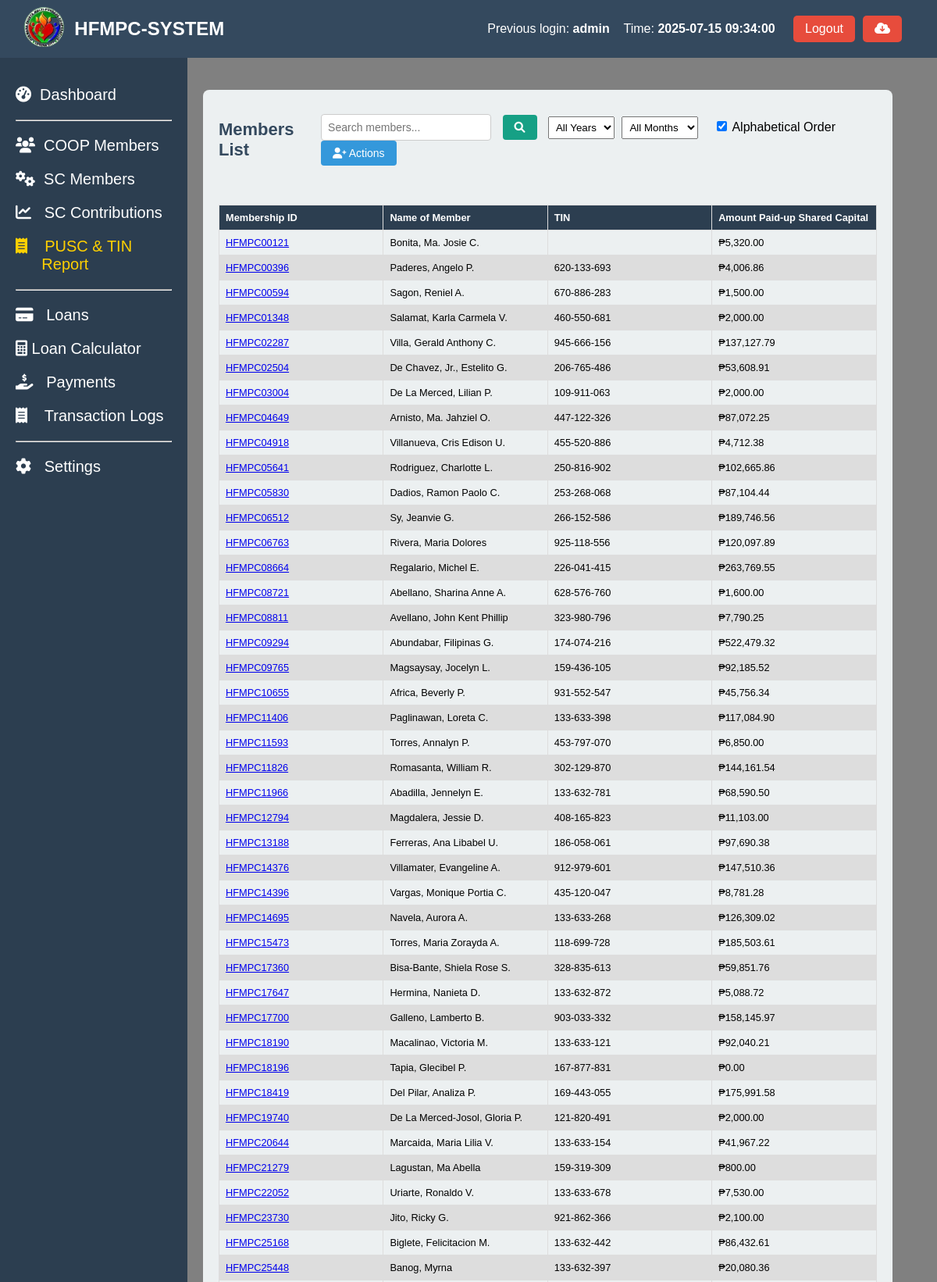
/coop_members_pusc_tin.php (signed in, upper part), run on the app's committed database.
### tables this page shows
CREATE TABLE `coop_members` (
  `coop_id` int(50) NOT NULL AUTO_INCREMENT,
  `membership_id` varchar(50) NOT NULL,
  `name_of_member` varchar(255) NOT NULL,
  `contact_number` varchar(20) NOT NULL,
  `tin` varchar(15) NOT NULL,
  `date_accepted` date NOT NULL,
  `bod_resolution` varchar(50) NOT NULL,
  `type_of_membership` varchar(50) NOT NULL,
  `shares_subscribed` decimal(10,2) NOT NULL,
  `amount_subscribed` decimal(10,2) NOT NULL,
  `initial_paid_up` decimal(10,2) NOT NULL,
  `address` text NOT NULL,
  `date_of_birth` date NOT NULL,
  `age` int(11) NOT NULL,
  `gender` varchar(20) DEFAULT NULL,
  `civil_status` varchar(50) DEFAULT NULL,
  `occupation` varchar(100) NOT NULL,
  `number_of_dependents` int(11) NOT NULL,
  `religious` varchar(100) NOT NULL,
  `annual_income` decimal(10,2) NOT NULL,
  `date_terminated` date DEFAULT NULL,
  `educational_attainment` varchar(50) DEFAULT NULL,
  `status` int(5) NOT NULL,
  `remarks` varchar(10) NOT NULL,
  `created_at` timestamp NOT NULL DEFAULT current_timestamp(),
  PRIMARY KEY (`coop_id`)
);

### coop_members_pusc_tin.php (the view, shortened to what this page needs)
<?php
include 'header.php';
include 'sidebar.php';
?>
<link rel="stylesheet" href="assets/coop_members_shared_capitals.css">
<link rel="stylesheet" href="assets/message.css">
<main class="content-member">
  <section class="stats-member">
    <div class="card-member">
      <div class="card-header-member">
        <h2>Members List</h2>
        <div class="actions">
           <input type="text" id="search-bar" placeholder="Search members..." oninput="searchTable()">
            <button class="search-btn" onclick="searchTable()">
                <i class="fas fa-search"></i>
            </button>
            <div class="filter-controls" style="display: inline-block; margin: 0 10px;">
              <select id="filter-year" style="padding: 5px; margin-right: 5px;">
                <option value="">All Years</option>
              </select>
              <select id="filter-month" style="padding: 5px; margin-right: 5px;">
                <option value="">All Months</option>
              </select>
              <label style="margin-left: 10px;">
                <input type="checkbox" id="alphabetical-sort" checked> Alphabetical Order
              </label>
            </div>
            <div class="dropdown">
              <button class="add-btn" onclick="toggleDropdown()">
                  <i class="fas fa-user-plus"></i> Actions
              </button>
            </div>
        </div>
      </div>
      <div style="overflow-x:auto;">
        <table id="member-table">
          <thead>
            <tr>
              <th>Membership ID</th>
              <th>Name of Member</th>
              <th>TIN</th>
              <th>Amount Paid-up Shared Capital</th>
            </tr>
          </thead>
          <tbody>
            <?php
            $sql = "SELECT cm.coop_id, cm.membership_id, cm.name_of_member, cm.tin,
                           COALESCE(SUM(sca.amount), 0) AS total_contribution
                    FROM coop_members cm
                    LEFT JOIN shared_capital_amount sca ON cm.membership_id = sca.membership_id
                    WHERE cm.remarks IS NULL OR cm.remarks != 'Deleted'
                    GROUP BY cm.membership_id, cm.name_of_member, cm.tin, cm.coop_id";
            $result = $conn->query($sql);
            if ($result->num_rows > 0) {
                while ($row = $result->fetch_assoc()) {
                  echo "<tr>";
                  echo "<td><a href='coop_members_profile.php?id=" . htmlspecialchars($row['membership_id']) . "'>" . htmlspecialchars($row['membership_id']) . "</a></td>";
                  echo "<td>" . htmlspecialchars($row['name_of_member']) . "</td>";
                  echo "<td>" . htmlspecialchars($row['tin']) . "</td>";
                  echo "<td>₱" . number_format($row['total_contribution'], 2) . "</td>";
                  echo "</tr>";
                }
            } else {
                echo "<tr><td colspan='4'>No members found</td></tr>";
            }
            ?>
          </tbody>
        </table>
      </div>
    </div>
  </section>
</main>

### header.php (shortened to what this page needs)
<?php
include 'config/config.php';
$previous_user = null;
$sql_prev = "SELECT id, username, login_time FROM login_activity ORDER BY login_time DESC LIMIT 1 OFFSET 1";
$result_prev = $conn->query($sql_prev);
if ($result_prev->num_rows > 0) {
    $previous_user = $result_prev->fetch_assoc();
}
?>
<!DOCTYPE html>
<html lang="en">
<head>
  <link rel="stylesheet" href="https://cdnjs.cloudflare.com/ajax/libs/font-awesome/6.0.0-beta3/css/all.min.css">
  <link rel="stylesheet" href="assets/styles.css">
</head>
<body>
<header class="header">
  <div class="header-content">
    <div class="dashboard-left">
      <a href="index.php"><img src="logo.png" alt="Logo" class="dashboard-logo" width="20%"></a>
      <h1> HFMPC-SYSTEM</h1>
    </div>
    <div class="admin-info">
      <?php if ($previous_user): ?>
        <div class="previous-login-info" style="text-align: right; display: flex; justify-content: space-between;">
          <p>Previous login: <strong><?php echo htmlspecialchars($previous_user['username']); ?></strong></p> &nbsp&nbsp&nbsp&nbsp
          <p>Time: <strong><?php echo htmlspecialchars($previous_user['login_time']); ?></strong></p>&nbsp&nbsp&nbsp
        </div>
      <?php else: ?>
        <p class="previous-login-info">No previous login records found.</p>
      <?php endif; ?>
      <button class="logout-btn" onclick="confirmLogout();">Logout</button>
      <form method="post" action="backup.php" onsubmit="return confirmBackup();">
          <button class="logout-btn" type="submit" name="backup"><i class="fas fa-cloud-download-alt"></i></button>
      </form>
    </div>
  </div>
</header>
</body>
</html>

### assets/styles.css (style rules this page uses)
body { font-family: Arial, sans-serif; margin: 0; height: 100vh; display: flex; flex-direction: column; }
header { background-color: #34495e; color: white; padding: 5px; width: 100%; display: flex; justify-content: space-between; align-items: center; position: fixed; z-index: 10; }
header h1 { font-size: 24px; }
.header-content { display: flex; justify-content: space-between; width: 100%; padding-right: 50px; padding-left: 20px; }
.admin-info { display: flex; align-items: center; gap: 10px; }
.logout-btn { background-color: #e74c3c; color: white; border: none; padding: 8px 15px; cursor: pointer; font-size: 16px; border-radius: 5px; }
.logout-btn { background-color: #e74c3c; color: white; border: none; padding: 8px 15px; cursor: pointer; }
.dashboard-left { display: flex; align-items: center; gap: 10px; }
.dashboard-logo { height: 60px; width: auto; object-fit: contain; }

### assets/coop_members_shared_capitals.css (style rules this page uses)
.content-member { background-color: gray; margin-left: 150px; padding: 100px; margin-top: 5px; flex-grow: 1; height: 100vh; overflow-y: auto; position: relative; }
.stats-member { display: flex; justify-content: space-between; margin-top: 10px; width: 105%; }
.card-member { background-color: #ecf0f1; border-radius: 8px; padding: 20px; width: 100%; margin-left: 10px; position:relative; }
.card-member h2 { font-size: 22px; color: #34495e; }
table { font-family: arial, sans-serif; border-collapse: collapse; width: 100%; table-layout: fixed; font-size: 80%; }
th { background-color: #2c3e50; color: white; }
td, th { border: 1px solid #dddddd; text-align: left; padding: 8px; word-wrap: break-word; white-space: normal; max-width: 150px; overflow: hidden; text-overflow: ellipsis; }
tr:nth-child(even) { background-color: #dddddd; }
.card-header-member { display: flex; justify-content: space-between; align-items: center; margin-bottom: 20px; }
.add-btn { padding: 8px 15px; font-size: 14px; color: white; background-color: #3498db; border: none; border-radius: 4px; cursor: pointer; }
form { display: flex; flex-direction: column; }
#search-bar { padding: 8px; font-size: 14px; width: 200px; border: 1px solid #ccc; border-radius: 4px; }
.search-btn { padding: 8px 15px; font-size: 14px; color: white; background-color: #16a085; border: none; border-radius: 4px; cursor: pointer; margin-left: 10px; }
.dropdown { position: relative; display: inline-block; }

### data on the page
coop_members: membership "HFMPC00121", name_of_member "Bonita, Ma. Josie C.", total_contribution "5,320.00"
coop_members: membership "HFMPC00396", name_of_member "Paderes, Angelo P.", tin "620-133-693", total_contribution "4,006.86"
coop_members: membership "HFMPC00594", name_of_member "Sagon, Reniel A.", tin "670-886-283", total_contribution "1,500.00"
coop_members: membership "HFMPC01348", name_of_member "Salamat, Karla Carmela V.", tin "460-550-681", total_contribution "2,000.00"
coop_members: membership "HFMPC02287", name_of_member "Villa, Gerald Anthony C.", tin "945-666-156", total_contribution "137,127.79"
coop_members: membership "HFMPC02504", name_of_member "De Chavez, Jr., Estelito G.", tin "206-765-486", total_contribution "53,608.91"
coop_members: membership "HFMPC03004", name_of_member "De La Merced, Lilian P.", tin "109-911-063", total_contribution "2,000.00"
coop_members: membership "HFMPC04649", name_of_member "Arnisto, Ma. Jahziel O.", tin "447-122-326", total_contribution "87,072.25"
coop_members: membership "HFMPC04918", name_of_member "Villanueva, Cris Edison U.", tin "455-520-886", total_contribution "4,712.38"
coop_members: membership "HFMPC05641", name_of_member "Rodriguez, Charlotte L.", tin "250-816-902", total_contribution "102,665.86"
coop_members: membership "HFMPC05830", name_of_member "Dadios, Ramon Paolo C.", tin "253-268-068", total_contribution "87,104.44"
coop_members: membership "HFMPC06512", name_of_member "Sy, Jeanvie G.", tin "266-152-586", total_contribution "189,746.56"
coop_members: membership "HFMPC06763", name_of_member "Rivera, Maria Dolores", tin "925-118-556", total_contribution "120,097.89"
coop_members: membership "HFMPC08664", name_of_member "Regalario, Michel E.", tin "226-041-415", total_contribution "263,769.55"
coop_members: membership "HFMPC08721", name_of_member "Abellano, Sharina Anne A.", tin "628-576-760", total_contribution "1,600.00"
coop_members: membership "HFMPC08811", name_of_member "Avellano, John Kent Phillip", tin "323-980-796", total_contribution "7,790.25"
coop_members: membership "HFMPC09294", name_of_member "Abundabar, Filipinas G.", tin "174-074-216", total_contribution "522,479.32"
coop_members: membership "HFMPC09765", name_of_member "Magsaysay, Jocelyn L.", tin "159-436-105", total_contribution "92,185.52"
coop_members: membership "HFMPC10655", name_of_member "Africa, Beverly P.", tin "931-552-547", total_contribution "45,756.34"
coop_members: membership "HFMPC11406", name_of_member "Paglinawan, Loreta C.", tin "133-633-398", total_contribution "117,084.90"
coop_members: membership "HFMPC11593", name_of_member "Torres, Annalyn P.", tin "453-797-070", total_contribution "6,850.00"
coop_members: membership "HFMPC11826", name_of_member "Romasanta, William R.", tin "302-129-870", total_contribution "144,161.54"
coop_members: membership "HFMPC11966", name_of_member "Abadilla, Jennelyn E.", tin "133-632-781", total_contribution "68,590.50"
coop_members: membership "HFMPC12794", name_of_member "Magdalera, Jessie D.", tin "408-165-823", total_contribution "11,103.00"
coop_members: membership "HFMPC13188", name_of_member "Ferreras, Ana Libabel U.", tin "186-058-061", total_contribution "97,690.38"
coop_members: membership "HFMPC14376", name_of_member "Villamater, Evangeline A.", tin "912-979-601", total_contribution "147,510.36"
coop_members: membership "HFMPC14396", name_of_member "Vargas, Monique Portia C.", tin "435-120-047", total_contribution "8,781.28"
coop_members: membership "HFMPC14695", name_of_member "Navela, Aurora A.", tin "133-633-268", total_contribution "126,309.02"
coop_members: membership "HFMPC15473", name_of_member "Torres, Maria Zorayda A.", tin "118-699-728", total_contribution "185,503.61"
coop_members: membership "HFMPC17360", name_of_member "Bisa-Bante, Shiela Rose S.", tin "328-835-613", total_contribution "59,851.76"
coop_members: membership "HFMPC17647", name_of_member "Hermina, Nanieta D.", tin "133-632-872", total_contribution "5,088.72"
coop_members: membership "HFMPC17700", name_of_member "Galleno, Lamberto B.", tin "903-033-332", total_contribution "158,145.97"
coop_members: membership "HFMPC18190", name_of_member "Macalinao, Victoria M.", tin "133-633-121", total_contribution "92,040.21"
coop_members: membership "HFMPC18196", name_of_member "Tapia, Glecibel P.", tin "167-877-831", total_contribution "0.00"
coop_members: membership "HFMPC18419", name_of_member "Del Pilar, Analiza P.", tin "169-443-055", total_contribution "175,991.58"
coop_members: membership "HFMPC19740", name_of_member "De La Merced-Josol, Gloria P.", tin "121-820-491", total_contribution "2,000.00"
coop_members: membership "HFMPC20644", name_of_member "Marcaida, Maria Lilia V.", tin "133-633-154", total_contribution "41,967.22"
coop_members: membership "HFMPC21279", name_of_member "Lagustan, Ma Abella", tin "159-319-309", total_contribution "800.00"
coop_members: membership "HFMPC22052", name_of_member "Uriarte, Ronaldo V.", tin "133-633-678", total_contribution "7,530.00"
coop_members: membership "HFMPC23730", name_of_member "Jito, Ricky G.", tin "921-862-366", total_contribution "2,100.00"
coop_members: membership "HFMPC25168", name_of_member "Biglete, Felicitacion M.", tin "133-632-442", total_contribution "86,432.61"
coop_members: membership "HFMPC25448", name_of_member "Banog, Myrna", tin "133-632-397", total_contribution "20,080.36"

### other printed values
$previous_user['username'] "admin"
$previous_user['login_time'] "2025-07-15 09:34:00"
